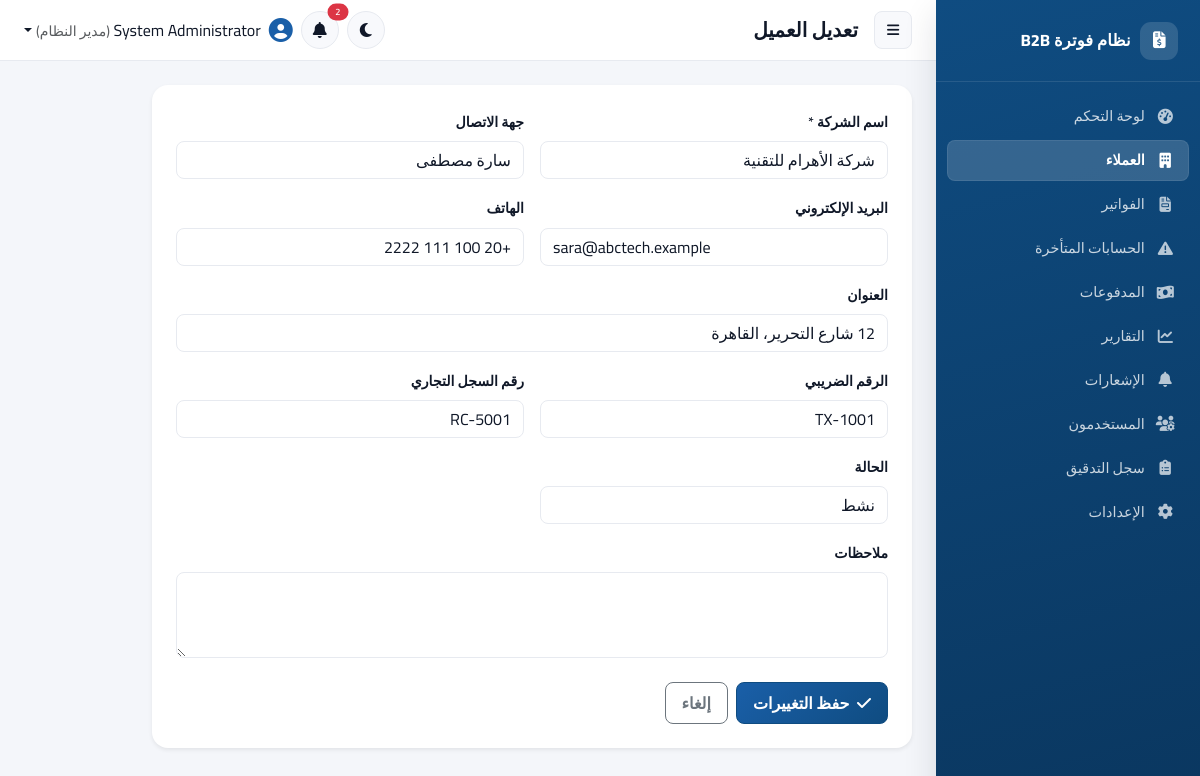
Screenshot of /customers/edit.php?id=1 (signed in) with the database file from the repository.
### tables this page shows
CREATE TABLE IF NOT EXISTS customers (
    id INT UNSIGNED AUTO_INCREMENT PRIMARY KEY,
    company_name VARCHAR(150) NOT NULL,
    contact_person VARCHAR(120) NULL,
    email VARCHAR(150) NULL,
    phone VARCHAR(40) NULL,
    address VARCHAR(255) NULL,
    tax_number VARCHAR(60) NULL,
    registration_number VARCHAR(60) NULL,
    notes TEXT NULL,
    status ENUM('active','inactive') NOT NULL DEFAULT 'active',
    created_by INT UNSIGNED NULL,
    created_at DATETIME NOT NULL DEFAULT CURRENT_TIMESTAMP,
    updated_at DATETIME NOT NULL DEFAULT CURRENT_TIMESTAMP ON UPDATE CURRENT_TIMESTAMP,
    CONSTRAINT fk_customers_created_by FOREIGN KEY (created_by) REFERENCES users(id) ON DELETE SET NULL,
    INDEX idx_customers_status (status),
    INDEX idx_customers_name (company_name)
);

### includes/functions.php (called while the page is built, shortened)
<?php
function e(?string $value): string
{
    return htmlspecialchars($value ?? '', ENT_QUOTES | ENT_SUBSTITUTE, 'UTF-8');
}
function base_path(string $path = ''): string
{
    return rtrim(APP_URL, '/') . '/' . ltrim($path, '/');
}

### customers/edit.php (the view, shortened to what this page needs)
<?php
$pdo = Database::get();
$id = (int)($_GET['id'] ?? 0);
$stmt = $pdo->prepare(
    'SELECT * FROM customers WHERE id = :id'
);
$stmt->execute([
    'id' => $id
]);
$customer = $stmt->fetch();
require __DIR__ . '/../includes/layout_header.php';
?>
<div
    class="card border-0 shadow-sm"
    style="max-width:760px;"
>
    <div class="card-body p-4">
        <form method="post" novalidate>
            <div class="row g-3">
                <div class="col-md-6">
                    <label class="form-label">
                        اسم الشركة *
                    </label>
                    <input
                        type="text"
                        name="company_name"
                        class="form-control"
                        required
                        value="<?= e($customer['company_name']) ?>"
                    >
                </div>
                <div class="col-md-6">
                    <label class="form-label">
                        جهة الاتصال
                    </label>
                    <input
                        type="text"
                        name="contact_person"
                        class="form-control"
                        value="<?= e($customer['contact_person']) ?>"
                    >
                </div>
                <div class="col-md-6">
                    <label class="form-label">
                        البريد الإلكتروني
                    </label>
                    <input
                        type="email"
                        name="email"
                        class="form-control"
                        value="<?= e($customer['email']) ?>"
                    >
                </div>
                <div class="col-md-6">
                    <label class="form-label">
                        الهاتف
                    </label>
                    <input
                        type="text"
                        name="phone"
                        class="form-control"
                        value="<?= e($customer['phone']) ?>"
                    >
                </div>
                <div class="col-12">
                    <label class="form-label">
                        العنوان
                    </label>
                    <input
                        type="text"
                        name="address"
                        class="form-control"
                        value="<?= e($customer['address']) ?>"
                    >
                </div>
                <div class="col-md-6">
                    <label class="form-label">
                        الرقم الضريبي
                    </label>
                    <input
                        type="text"
                        name="tax_number"
                        class="form-control"
                        value="<?= e($customer['tax_number']) ?>"
                    >
                </div>
                <div class="col-md-6">
                    <label class="form-label">
                        رقم السجل التجاري
                    </label>
                    <input
                        type="text"
                        name="registration_number"
                        class="form-control"
                        value="<?= e($customer['registration_number']) ?>"
                    >
                </div>
                <div class="col-md-6">
                    <label class="form-label">
                        الحالة
                    </label>
                    <select
                        name="status"
                        class="form-select"
                    >
                        <option
                            value="active"
                            <?= $customer['status'] === 'active' ? 'selected' : '' ?>
                        >
                            نشط
                        </option>
                    </select>
                </div>
                <div class="col-12">
                    <label class="form-label">
                        ملاحظات
                    </label>
                    <textarea
                        name="notes"
                        class="form-control"
                        rows="3"
                    ><?= e($customer['notes']) ?></textarea>
                </div>
            </div>
            <div class="mt-4 d-flex gap-2">
                <button
                    type="submit"
                    class="btn btn-primary"
                >
                    <i class="fa-solid fa-check me-1"></i>
                    حفظ التغييرات
                </button>
                <a
                    href="<?= e(base_path('customers/view.php?id=' . $id)) ?>"
                    class="btn btn-outline-secondary"
                >
                    إلغاء
                </a>
            </div>
        </form>
    </div>
</div>
<?php require __DIR__ . '/../includes/layout_footer.php'; ?>

### includes/layout_header.php (style rules this page uses)
:root { --sidebar-w: 264px; --brand-50: #eef4fc; --brand-100: #d7e6f7; --brand-500: #1a5fa8; --brand-600: #0f4c81; --brand-700: #0a3760; --brand-glow: rgba(15,76,129,.18); --radius-lg: 16px; --radius-md: 12px; --radius-sm: 8px; --shadow-sm: 0 1px 2px rgba(16,24,40,.06); --shadow-md: 0 4px 16px rgba(16,24,40,.08); --shadow-lg: 0 12px 32px rgba(16,24,40,.12); --bg-app: #f4f6fa; --bg-surface: #ffffff; --bg-subtle: #f8f9fc; --text-primary: #101828; --text-muted: #667085; --border-soft: #e7eaf0; --transition-base: .18s cubic-bezier(.4,0,.2,1); }
* { box-sizing:border-box; }
html, body { height:100%; }
body { background: var(--bg-app); color: var(--text-primary); font-family: 'Cairo', 'Inter', 'Segoe UI', system-ui, -apple-system, sans-serif; transition: background var(--transition-base), color var(--transition-base); }
.card { background: var(--bg-surface); border:1px solid var(--border-soft); border-radius: var(--radius-lg); box-shadow: var(--shadow-sm); transition: box-shadow var(--transition-base), transform var(--transition-base); }
.btn { border-radius: var(--radius-sm); font-weight:600; padding:.5rem 1rem; transition: all var(--transition-base); }
.btn-primary { background: linear-gradient(135deg, var(--brand-500), var(--brand-600)); border-color: var(--brand-600); }
.form-control, .form-select { background: var(--bg-surface); color: var(--text-primary); border:1px solid var(--border-soft); border-radius: var(--radius-sm); }
.form-label { font-weight:600; font-size:.88rem; color: var(--text-primary); }

### rows the page displays
customers: company_name "شركة الأهرام للتقنية", contact_person "سارة مصطفى", email "sara@abctech.example", phone "+20 100 111 2222", address "12 شارع التحرير، القاهرة", tax_number "TX-1001", registration_number "RC-5001", status "نشط"

### other values shown
$item['label'] "لوحة التحكم"
$item['label'] "العملاء"
$item['label'] "الفواتير"
$item['label'] "الحسابات المتأخرة"
$item['label'] "المدفوعات"
$item['label'] "التقارير"
$item['label'] "الإشعارات"
$item['label'] "المستخدمون"
$item['label'] "سجل التدقيق"
$item['label'] "الإعدادات"
$pageTitle "تعديل العميل"
$unread "2"
Auth::fullName() "System Administrator"
role_label(Auth::roleName() ?? '') "مدير النظام"
